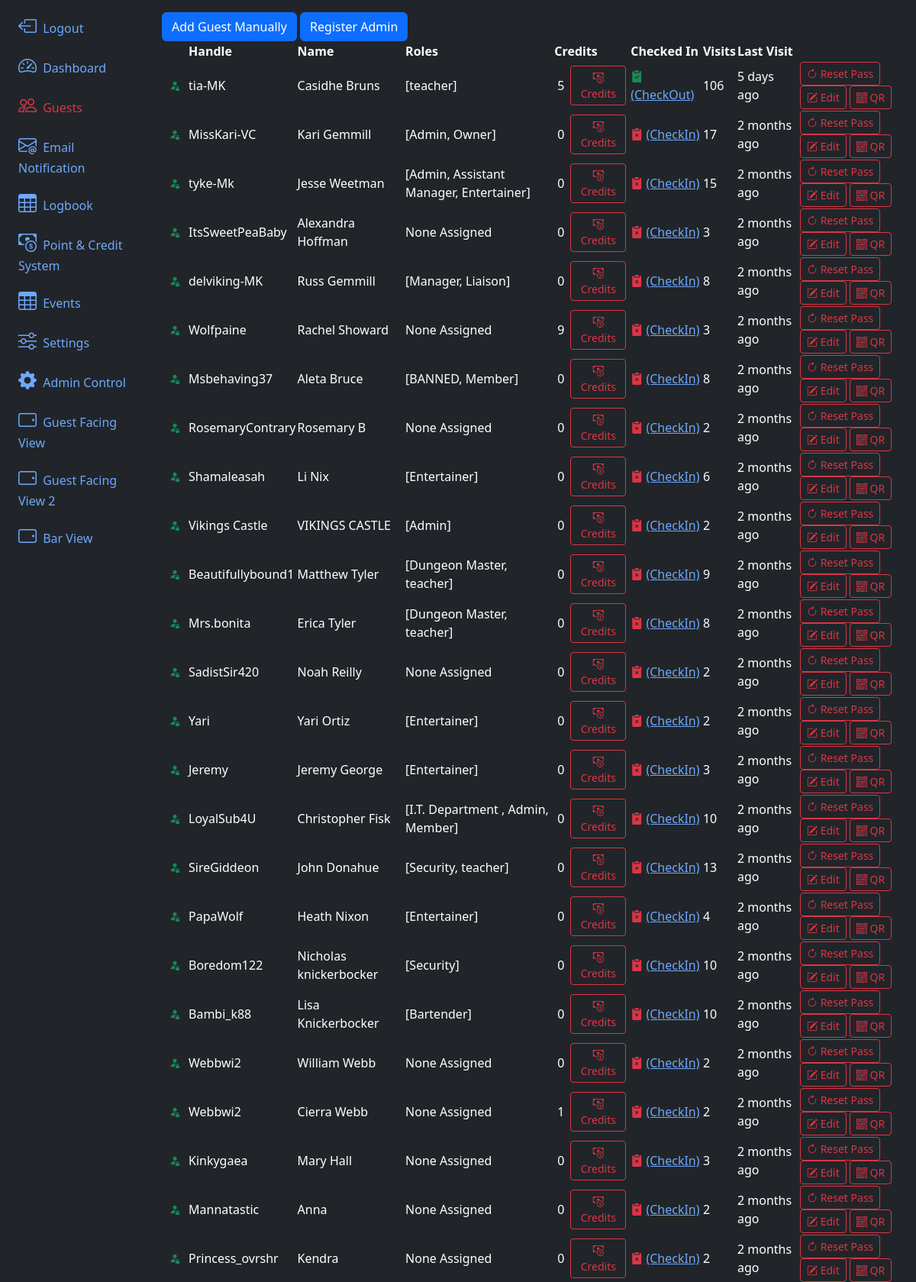
The app's page /guests/ (signed in, upper part) with its own data.
### app/models.py (models this page shows, shortened)
@dataclass
class Guest(db.Model, UserMixin):
    id:int = db.Column(db.Integer, primary_key=True)
    uuid:str  = db.Column(db.String, unique=True, name="uuid")
    fetUsername:str  = db.Column(db.String(100) )
    name:str  = db.Column(db.String(100), nullable=False)
    email:str  = db.Column(db.String(200), nullable=False)
    phone:str  = db.Column(db.String(20))
    barStatus:int = db.Column(db.Integer, default=0)
    checkin_blocked:bool = db.Column(db.Boolean(), default=False)
    password:str  = db.Column(db.String(255))
    allow_qrcode_refresh:bool = db.Column(db.Boolean(), default=True)
    roles = db.relationship('Role', backref=db.backref('guests'), secondary=guest_role)
    performs = db.relationship('Addon', backref='guests', secondary='guest_addons')
    termsCheck:bool = db.Column(db.Boolean(), default=False)
    termsDate = db.Column(db.DateTime(timezone=True), server_default=func.now())
    membershipEmailSent:bool = db.Column(db.Boolean(), default=False)
    membershipEmailSentDate = db.Column(db.DateTime(timezone=True), server_default=None)
    membershipStart = db.Column(db.DateTime(timezone=True), server_default=None)
    membershipEnd = db.Column(db.DateTime(timezone=True), server_default=None)
    credit = db.relationship('GuestCredit',backref='guest')
    logbook = db.relationship('Guestlog', backref='guest')
    checkedIn:bool = db.Column(db.Boolean(), default=False)
    lastVisit = db.Column(db.DateTime(timezone=True), server_default=None)
    lastCheckOut = db.Column(db.DateTime(timezone=True), server_default=None)
    created_at = db.Column(db.DateTime(timezone=True), server_default=func.now())

@dataclass
class Role(db.Model):
    id:int = db.Column(db.Integer, primary_key=True)
    name:str  = db.Column(db.String(100))
    description:str  = db.Column(db.String(200))
    permissions:str  = db.Column(db.String(200))
    skip_payment_at_checkin:bool = db.Column(db.Boolean(), default=False)
    skip_tos_update_at_checkin:bool = db.Column(db.Boolean(), default=False)
    allow_login_to_backoffice:bool = db.Column(db.Boolean(), default=False)
    allow_password_reset:bool = db.Column(db.Boolean(), default=False)
    notify_staff_on_checkin:bool = db.Column(db.Boolean(), default=False)
    auto_checkout_on_event_end:bool = db.Column(db.Boolean(), default=False)
    def __repr__(self):
        return f'{self.name}'

@dataclass
class GuestCredit(db.Model):
    id:int = db.Column(db.Integer, primary_key=True)
    lastUpdate = db.Column(db.DateTime(timezone=True), server_default=None)
    guest_id = db.Column(db.Integer, db.ForeignKey('guest.id'), nullable=False)
    points:int  = db.Column(db.Integer, nullable=False, default=0)
    generalAmount:int  = db.Column(db.Integer, nullable=False, default=0)
    specialEventAmount:int  = db.Column(db.Integer, nullable=False, default=0)
    privateSessionAmount:int  = db.Column(db.Integer, nullable=False, default=0)

### app/routes.py (the view, shortened to what this page needs)
@app.route('/guests/', methods=['GET', 'POST'])
def guests():
    return render_template('guests.html', guests=Guest.query.all(), settings = Setting.query.first(), roles = Role.query.all(), guestVisitLog=Guestlog.query.all(), guestVisitCounts=Guestlog.query.with_entities(Guestlog.userID, func.count(Guestlog.id)).group_by(Guestlog.userID).all())

### app/__init__.py (called while the page is built)
@app.template_filter('check_role_allow_password_reset')
def check_role_allow_password_reset(guest):
    return any(x.allow_password_reset == True for x in guest.roles)

@app.template_filter('get_general_credits')
def get_general_credits(credit):
    return sum(x.generalAmount for x in credit)

### app/models.py (called while the page is built)
@login_manager.user_loader
def load_user(user_id):
    return Guest.query.get(int(user_id))

### app/templates/guests.html (shortened to what this page needs)
{% extends 'layout.html' %}
{% block content %}
<div id="toolbar">
    <button type="button" class="btn btn-primary" data-bs-toggle="modal" data-bs-target="#registerModal"
        data-bs-mode="new">Add Guest Manually</button>
    <a href="/registerAdmin"><button type="button" class="btn btn-primary">Register Admin</button></a>
</div>
<table class="table-dark rounded-3 overflow-hidden" data-toolbar="#toolbar" data-toggle="table"
    data-show-columns="true">
    <thead>
        <tr>
            <th scope="col" data-switchable="true"></th>
            <th data-sortable="true" scope="col" data-switchable="false">Handle</th>
            <th data-sortable="true" scope="col" data-field="name" data-visible="false" class='d-none d-md-table-cell'>
                Name</th>
            <th data-sortable="true" scope="col" class='d-none d-xl-table-cell' data-switchable="false">Roles</th>
            <th data-sortable="true" scope="col" class='d-none d-xl-table-cell' data-switchable="false">Credits</th>
            <th data-sortable="true" scope="col" class='d-none d-lg-table-cell' data-switchable="false">Checked In</th>
            <th data-sortable="true" scope="col" class='d-none d-lg-table-cell' data-switchable="false">Visits</th>
            <th data-sortable="true" scope="col" class='d-none d-md-table-cell' data-switchable="false">Last Visit</th>
            <th data-align="right" scope="col" data-switchable="false"></th>
        </tr>
    </thead>
    <tbody>
        {% for guest in guests %}
        <tr>
            <td>
                <button type="button" class="btn btn-sm" data-bs-mode="edit" data-bs-uuid="{{guest.id}}">
                    {% if guest.checkin_blocked == None %}
                    <i class="bi bi-person-fill-lock text-success"></i>
                    {% elif guest.checkin_blocked == False %}
                    <i class="bi bi-person-fill-lock text-success"></i>
                    {% else %}
                    <i class="bi bi-person-fill-lock text-danger"></i>
                    {% endif %}
                </button>
            </td>
            <td>
                {% if guest.fetUsername %}
                {{guest.fetUsername}}
                {% else %}
                {{guest.name}}
                {% endif %}
            </td>
            <td class='d-none d-md-table-cell'>{{guest.name}}</td>
            {% if guest.roles %}
            <td class='d-none d-xl-table-cell'>{{guest.roles}}</td>
            {% else %}
            <td class='d-none d-xl-table-cell'>None Assigned</th>
                {% endif %}
            <td class=''>
                <div class="d-flex flex-row justify-content-between align-items-center">
                    <div class="px-1">{{guest.credit | get_general_credits }}</div>
                    <div class="px-1"><a href="/guestCredit/{{guest.id}}"><button type="button"
                                class="btn btn-sm btn-outline-danger"><i class="bi bi-cash-coin"></i>
                                Credits</button></a></div>
                </div>
            </td>
            {% if guest.checkedIn %}
            <td class='d-none d-lg-table-cell'><i class="bi bi-clipboard2-check-fill text-success"></i> <a
                    href="/checkOut/{{guest.id}}/Manually?next=%2Fguests">(CheckOut)</a></td>
            {% else %}
            <td class='d-none d-lg-table-cell'><i class="bi bi-clipboard2-x-fill text-danger"></i> <a
                    href="/checkIn/{{guest.id}}/Manually?next=%2Fguests">(CheckIn)</a></td>
            {% endif %}
            {% if guestVisitCounts[guest.id] %}
            <td>{{guestVisitCounts[guest.id][1]}}</td>
            {% else %}
            <td>0</td>
            {% endif %}
            {% if guest.lastVisit %}
            <td>{{ moment(guest.lastVisit).fromNow() }}</td>
            {% else %}
            <td>Never</td>
            {% endif %}
            <td >
                {% if current_user.roles and current_user | check_role_allow_password_reset %}
                <a href="/resetPassword/{{guest.id}}"><button type="button" class="btn btn-sm btn-outline-danger"><i
                            data-bs-toggle="tooltip" data-bs-title="Reset Guest Password"
                            class="bi bi-arrow-clockwise"></i> Reset Pass</button></a>
                {% endif %}
                <button type="button" class="btn btn-sm btn-outline-danger" data-bs-toggle="modal"
                    data-bs-target="#registerModal" data-bs-mode="edit" data-bs-uuid="{{guest.id}}"
                    data-bs-roles="{{guest.roles}}"><i class="bi bi-pencil-square"></i> Edit</button>
                <button type="button" class="btn btn-sm btn-outline-danger" data-bs-toggle="modal"
                    data-bs-target="#qrModal" data-bs-qr="{{guest.uuid}}"><i class="bi bi-qr-code"></i> QR</button>
            </td>
        </tr>
        {% endfor %}
    </tbody>
</table>
{% endblock content %}

### records on screen
Guest: fetUsername "tia-MK", name "Casidhe Bruns", roles "[teacher]", credit|get_general_credits "5", guestVisitCounts "106", lastVisit "5 days ago"
Guest: fetUsername "MissKari-VC", name "Kari Gemmill", roles "[Admin, Owner]", credit|get_general_credits "0", guestVisitCounts "17", lastVisit "2 months ago"
Guest: fetUsername "tyke-Mk", name "Jesse Weetman", roles "[Admin, Assistant Manager, Entertainer]", credit|get_general_credits "0", guestVisitCounts "15", lastVisit "2 months ago"
Guest: fetUsername "ItsSweetPeaBaby", name "Alexandra Hoffman", shows "None Assigned", credit|get_general_credits "0", id "3", lastVisit "2 months ago"
Guest: fetUsername "delviking-MK", name "Russ Gemmill", roles "[Manager, Liaison]", credit|get_general_credits "0", guestVisitCounts "8", lastVisit "2 months ago"
Guest: fetUsername "Wolfpaine", name "Rachel Showard", shows "None Assigned", credit|get_general_credits "9", guestVisitCounts "3", lastVisit "2 months ago"
Guest: fetUsername "Msbehaving37", name "Aleta Bruce", roles "[BANNED, Member]", credit|get_general_credits "0", guestVisitCounts "8", lastVisit "2 months ago"
Guest: fetUsername "RosemaryContrary", name "Rosemary B", shows "None Assigned", credit|get_general_credits "0", guestVisitCounts "2", lastVisit "2 months ago"
Guest: fetUsername "Shamaleasah", name "Li Nix", roles "[Entertainer]", credit|get_general_credits "0", guestVisitCounts "6", lastVisit "2 months ago"
Guest: fetUsername "Vikings Castle", name "VIKINGS CASTLE", roles "[Admin]", credit|get_general_credits "0", guestVisitCounts "2", lastVisit "2 months ago"
Guest: fetUsername "Beautifullybound1", name "Matthew Tyler", roles "[Dungeon Master, teacher]", credit|get_general_credits "0", guestVisitCounts "9", lastVisit "2 months ago"
Guest: fetUsername "Mrs.bonita", name "Erica Tyler", roles "[Dungeon Master, teacher]", credit|get_general_credits "0", guestVisitCounts "8", lastVisit "2 months ago"
Guest: fetUsername "SadistSir420", name "Noah Reilly", shows "None Assigned", credit|get_general_credits "0", guestVisitCounts "2", lastVisit "2 months ago"
Guest: fetUsername "Yari", name "Yari Ortiz", roles "[Entertainer]", credit|get_general_credits "0", guestVisitCounts "2", lastVisit "2 months ago"
Guest: fetUsername "Jeremy", name "Jeremy George", roles "[Entertainer]", credit|get_general_credits "0", guestVisitCounts "3", lastVisit "2 months ago"
Guest: fetUsername "LoyalSub4U", name "Christopher Fisk", roles "[I.T. Department , Admin, Member]", credit|get_general_credits "0", guestVisitCounts "10", lastVisit "2 months ago"
Guest: fetUsername "SireGiddeon", name "John Donahue", roles "[Security, teacher]", credit|get_general_credits "0", guestVisitCounts "13", lastVisit "2 months ago"
Guest: fetUsername "PapaWolf", name "Heath Nixon", roles "[Entertainer]", credit|get_general_credits "0", guestVisitCounts "4", lastVisit "2 months ago"
Guest: fetUsername "Boredom122", name "Nicholas knickerbocker", roles "[Security]", credit|get_general_credits "0", guestVisitCounts "10", lastVisit "2 months ago"
Guest: fetUsername "Bambi_k88", name "Lisa Knickerbocker", roles "[Bartender]", credit|get_general_credits "0", guestVisitCounts "10", lastVisit "2 months ago"
Guest: fetUsername "Webbwi2", name "William Webb", shows "None Assigned", credit|get_general_credits "0", guestVisitCounts "2", lastVisit "2 months ago"
Guest: fetUsername "Webbwi2", name "Cierra Webb", shows "None Assigned", credit|get_general_credits "1", guestVisitCounts "2", lastVisit "2 months ago"
Guest: fetUsername "Kinkygaea", name "Mary Hall", shows "None Assigned", credit|get_general_credits "0", guestVisitCounts "3", lastVisit "2 months ago"
Guest: fetUsername "Mannatastic", name "Anna", shows "None Assigned", credit|get_general_credits "0", guestVisitCounts "2", lastVisit "2 months ago"
Guest: fetUsername "Princess_ovrshr", name "Kendra", shows "None Assigned", credit|get_general_credits "0", guestVisitCounts "2", lastVisit "2 months ago"
